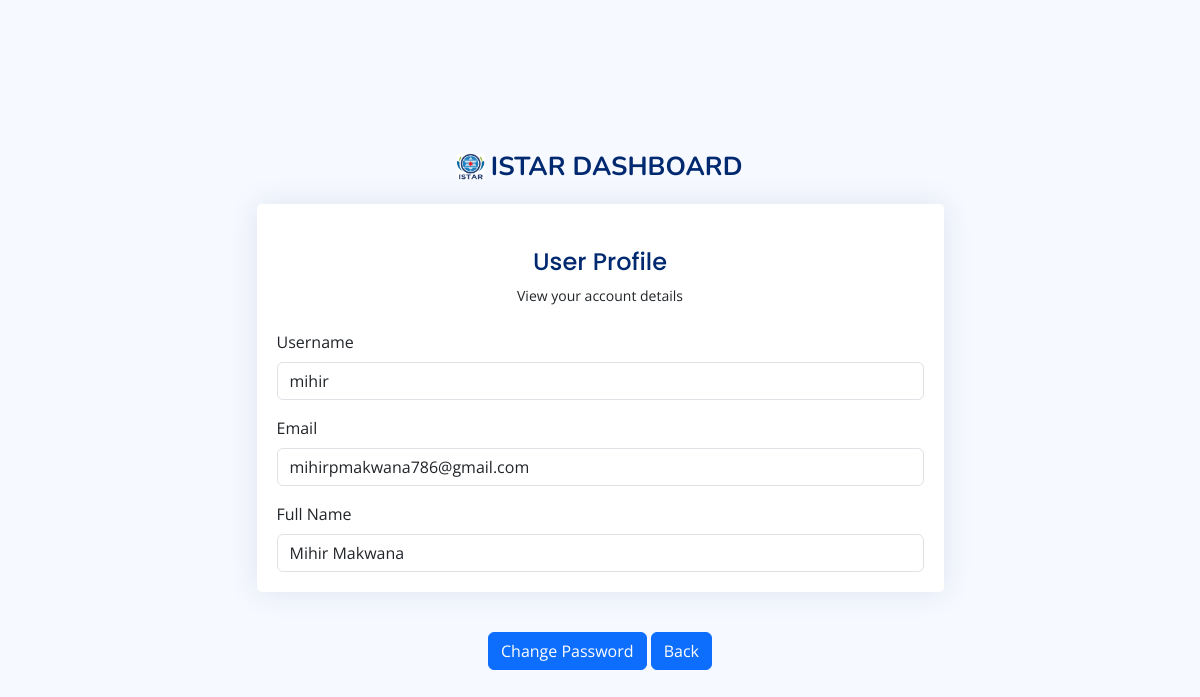
Screenshot of /users-profile.php (signed in) with the database file from the repository.
### tables this page shows
CREATE TABLE `users` (
  `id` int(11) NOT NULL,
  `name` varchar(100) NOT NULL,
  `email` varchar(100) NOT NULL,
  `username` varchar(50) NOT NULL,
  `password` varchar(255) NOT NULL,
  `created_at` timestamp NOT NULL DEFAULT current_timestamp(),
  `reset_token` varchar(255) DEFAULT NULL
);

### users-profile.php (the view, shortened to what this page needs)
<?php
require "./PHP/connection.php";
$username = $_SESSION['username'];
$sql = "SELECT * FROM users WHERE username = ?";
$stmt = $conn->prepare($sql);
$stmt->bind_param("s", $username);
$stmt->execute();
$result = $stmt->get_result();
if ($result->num_rows > 0) {
	$user = $result->fetch_assoc();
} else {
	echo "User not found";
	exit();
}
?>
<!DOCTYPE html>
<html lang="en">
<head>
	<link href="assets/vendor/bootstrap/css/bootstrap.min.css" rel="stylesheet">
	<link href="assets/vendor/bootstrap-icons/bootstrap-icons.css" rel="stylesheet">
	<link href="assets/vendor/boxicons/css/boxicons.min.css" rel="stylesheet">
	<link href="assets/vendor/quill/quill.snow.css" rel="stylesheet">
	<link href="assets/vendor/quill/quill.bubble.css" rel="stylesheet">
	<link href="assets/vendor/remixicon/remixicon.css" rel="stylesheet">
	<link href="assets/vendor/simple-datatables/style.css" rel="stylesheet">
	<link href="assets/css/style.css" rel="stylesheet">
</head>
<body>
	<main>
		<div class="container">
			<section
				class="section profile min-vh-100 d-flex flex-column align-items-center justify-content-center py-4">
				<div class="container">
					<div class="row justify-content-center">
						<div class="col-lg-8 d-flex flex-column align-items-center justify-content-center">
							<div class="d-flex justify-content-center py-4">
								<a href="index.php" class="logo d-flex align-items-center w-auto">
									<img src="assets/img/istar.png" alt="">
									<span class="d-none d-lg-block">ISTAR DASHBOARD</span>
								</a>
							</div>
							<div class="card mb-3">
								<div class="card-body">
									<div class="pt-4 pb-2">
										<h5 class="card-title text-center pb-0 fs-4">User Profile</h5>
										<p class="text-center small">View your account details</p>
									</div>
									<form class="row g-3 needs-validation" novalidate>
										<div class="col-12">
											<label for="profileUsername" class="form-label">Username</label>
											<input type="text" name="username" class="form-control" id="profileUsername"
												value="<?php echo $user['username']; ?>" readonly>
										</div>
										<div class="col-12">
											<label for="profileEmail" class="form-label">Email</label>
											<input type="email" name="email" class="form-control" id="profileEmail"
												value="<?php echo $user['email']; ?>" readonly>
										</div>
										<div class="col-12">
											<label for="profileFullName" class="form-label">Full Name</label>
											<input type="text" name="fullName" class="form-control" id="profileFullName"
												value="<?php echo $user['name']; ?>" readonly>
										</div>
									</form>
								</div>
							</div>
							<div class="text-center mt-4">
								<a href="reset-password.php" class="btn btn-primary">Change Password</a>
								<a href="index.php" class="btn btn-primary">Back</a>
							</div>
						</div>
					</div>
				</div>
			</section>
		</div>
	</main>
</body>
</html>

### assets/css/style.css (style rules this page uses)
:root { scroll-behavior: smooth; }
body { font-family: "Open Sans", sans-serif; background: #f6f9ff; color: #444444; }
a { color: #4154f1; text-decoration: none; }
h1, h2, h3, h4, h5, h6 { font-family: "Nunito", sans-serif; }
.card { margin-bottom: 30px; border: none; border-radius: 5px; box-shadow: 0px 0 30px rgba(1, 41, 112, 0.1); }
.card-title { padding: 20px 0 15px 0; font-size: 18px; font-weight: 500; color: #012970; font-family: "Poppins", sans-serif; }
.card-body { padding: 0 20px 20px 20px; }
.logo { line-height: 1; }
@media (min-width: 1200px) { .logo { width: 280px; } }
.logo img { max-height: 26px; margin-right: 6px; }
.logo span { font-size: 26px; font-weight: 700; color: #012970; font-family: "Nunito", sans-serif; }

### rows the page displays
users: username "mihir", email "mihirpmakwana786@gmail.com", fullName "Mihir Makwana"
